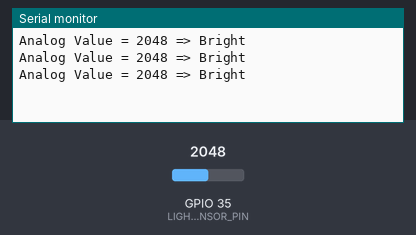
Simulated run of this sketch. Board: ESP32. On the bench: the last lines printed to the serial monitor. The test bench sets the inputs (shaded band); at power-on: GPIO 35 (LIGHT_SENSOR_PIN) = 2048.

Above: at 1.3 s.
1.4 s: GPIO 35 (LIGHT_SENSOR_PIN) set to 1961
At 1.9 s:
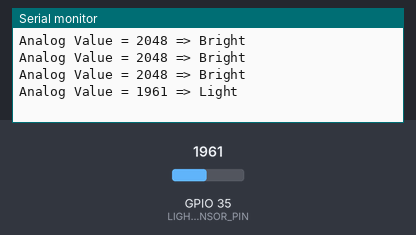
3.5 s: GPIO 35 (LIGHT_SENSOR_PIN) set to 761
At 3.9 s:
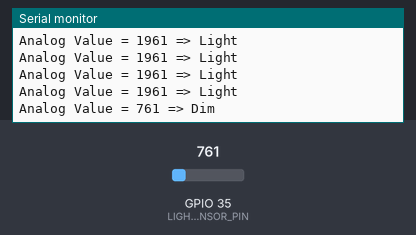
5.5 s: GPIO 35 (LIGHT_SENSOR_PIN) set to 0
At 5.9 s:
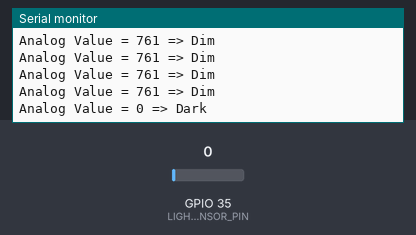
7.5 s: GPIO 35 (LIGHT_SENSOR_PIN) set to 3240
At 7.9 s:
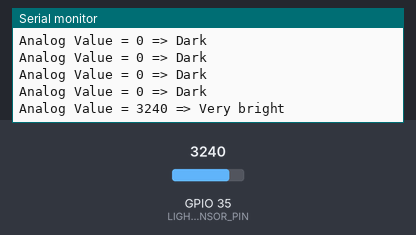

Measured:
- after the input at 1.4 s, the serial monitor: prints a new line after 0.10 s (image 1)
- after the input at 3.5 s, the serial monitor: prints a new line at once (image 2)
- after the input at 5.5 s, the serial monitor: prints a new line at once (image 3)
- after the input at 7.5 s, the serial monitor: prints a new line at once (image 4)

The sketch:

code.ino
```cpp
#define LIGHT_SENSOR_PIN 35 // ESP32 pin GIOP35 (ADC0)
void setup() {
Serial.begin(9600);
}
void loop() {
int analogValue = analogRead(LIGHT_SENSOR_PIN);
Serial.print("Analog Value = ");
Serial.print(analogValue); // the raw analog reading
if (analogValue< 40) {
  Serial.println(" => Dark");
} else if (analogValue>41 && analogValue< 800) {
Serial.println(" => Dim");
} else if (analogValue>801 && analogValue< 2000) {
Serial.println(" => Light");
} else if (analogValue>2001 && analogValue< 3200) {
Serial.println(" => Bright");
} else {
Serial.println(" => Very bright");
}
delay(500);
}
```
